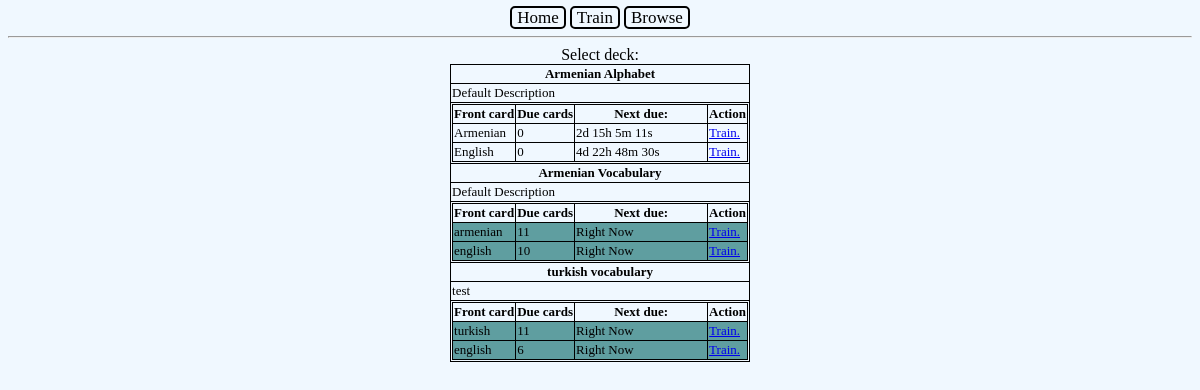
/train/, run on the app's committed database.
### tables this page shows
CREATE TABLE decks (name text PRIMARY KEY, language_1 text, language_2 text, description text);

### routing.py (the view)
@bp.route("/train/")
def train():
    stats = sql_queries.train_data()
    return render_template(
        "train/choose_deck.html",
        stats=stats,
    )

### sql_queries.py (called while the page is built)
def request(statement:str, *values:tuple) ->list or dict:
    with sqlite3.connect(DATABASE) as connection:
        connection.row_factory = sqlite3.Row
        cursor = connection.cursor()
        cursor.execute(statement, *values)
        rows = cursor.fetchall()
        dicts = []
        for row in rows:
            dic = {key:row[key] for key in row.keys()}
            dicts.append(dic)
        connection.commit()
        cursor.close()
    if len(dicts) == 1:
        dicts = dicts[0]
    return dicts

### templates/train/choose_deck.html (shortened to what this page needs)
{% extends "base.html" %}
{% block content %}
  Select deck:
  <table>
    {% for deck in stats %}
    <tr>
      <th>{{deck.name}}</th>
      <tr><td>{{deck.description}}</td></tr>
    </tr>
    <tr>
      <td>
        <table>
          <tr>
            <th>Front card</th>
            <th>Due cards</th>
            <th width="130">Next due:</th>
            <th>Action</th>
          </tr>
            <tr class="deck-row" onclick="getLink(this)">
              <td>{{deck.language_1}}</td>
              <td>{{deck.language_1_due_cards}}</td>
              <td class="next-due">{{deck.language_1_next_due}}</td>
              <td>
                <a href="/train/{{deck.name}}/{{deck.language_1}}">Train.</a>
              </td>
            </tr>
            <tr class="deck-row" onclick="getLink(this)">
              <td>{{deck.language_2}}</td>
              <td>{{deck.language_2_due_cards}}</td>
              <td class="next-due">{{deck.language_2_next_due}}</td>
              <td>
                <a href="/train/{{deck.name}}/{{deck.language_2}}">Train.</a>
              </td>
            </tr>
        </table>
      </td>
    </tr>
    {% endfor %}
</table>
{% endblock %}

### templates/base.html (shortened to what this page needs)
<html>
  <head>
    <link href="/static/css/style.css" rel="stylesheet">
  </head>
  <body>
    <div class="topnav">
      <a href="/index/">Home</a>
      <a href="/train/">Train</a>
      <a href="/browse/">Browse</a>
    </div>
    <hr>
    {% block content %}
    {% endblock%}
  </body>
</html>

### static/css/style.css (style rules this page uses)
body { text-align: center; background-color: AliceBlue; }
table, th, td { border: 1px solid; border-collapse: collapse; font-size: 12; margin-left: auto; margin-right: auto; font-size: 13px; }
.topnav a { padding: 0px 5px; font-size: 17px; text-decoration: none; border: 2px solid black; border-radius: 5px; color: black; }
.due-deck { cursor: pointer; background-color: cadetblue; }

### data on the page
decks: name "Armenian Alphabet", description "Default Description", language_1 "Armenian", language_1_due_cards "0", language_2 "English", language_2_due_cards "0"
decks: name "Armenian Vocabulary", description "Default Description", language_1 "armenian", language_1_due_cards "11", language_2 "english", language_2_due_cards "10"
decks: name "turkish vocabulary", description "test", language_1 "turkish", language_1_due_cards "11", language_2 "english", language_2_due_cards "6"
